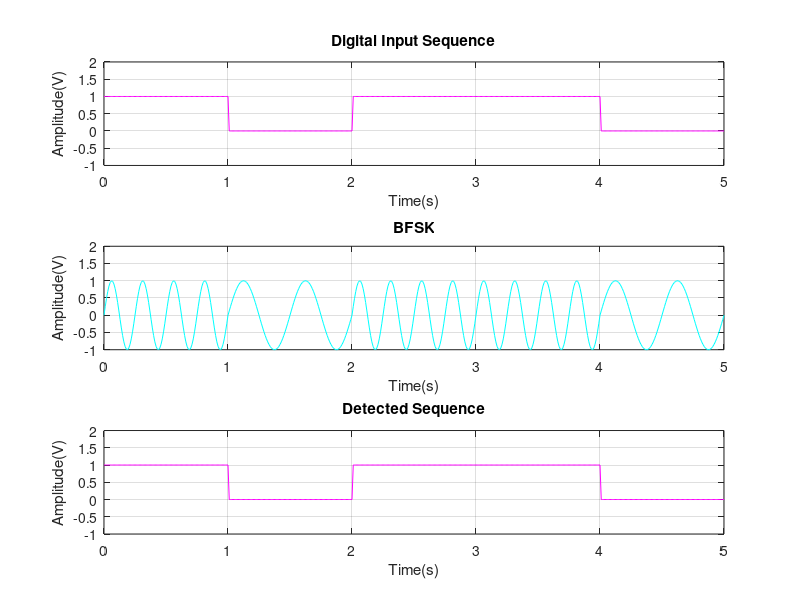

The MATLAB source for this figure:
% Refresh
clc;
clear all;
close all;
%Binary FSK Modulation & Demodulation
n = [1 0 1 1 0];
%NRZ phase shaping / pulse shaping
i = 1;
t = 0 : 0.01 : length(n);
for j = 1 : length(t)
    if t(j) <= i 
        mod(j) = n(i);
    else
        i = i + 1;
        mod(j) = n(i);
    end
end

%plotting
subplot(3, 1, 1);
plot(t,mod,'m');
grid on;
axis([0 length(n) -1 2]);
title('Digital Input Sequence');
xlabel('Time(s)');
ylabel('Amplitude(V)');

% Carrier
c1 = sin(2*pi*2*t); %% Carrier 1
c2 = sin(2*pi*4*t); %% Carrier 2

% BFSK Modulation
for j = 1: length(t)
    if mod(j) == 1
        fsk(j) = c2(j);
    else
        fsk(j) = c1(j);
    end
end

%plotting
subplot(3, 1, 2);
plot(t,fsk,'c');
grid on;
axis([0 length(n) -1 2]);
title('BFSK');
xlabel('Time(s)');
ylabel('Amplitude(V)');

% Demodulation
for j = 1: length(t)
    if fsk(j) == c2(j)
        demod(j) = 1;
    else
        demod(j) = 0;
    end
end
subplot(3, 1, 3);
plot(t, demod, 'm');
grid on;
axis([0 length(n) -1 2]);
title('Detected Sequence');
xlabel('Time(s)');
ylabel('Amplitude(V)'); 

       


